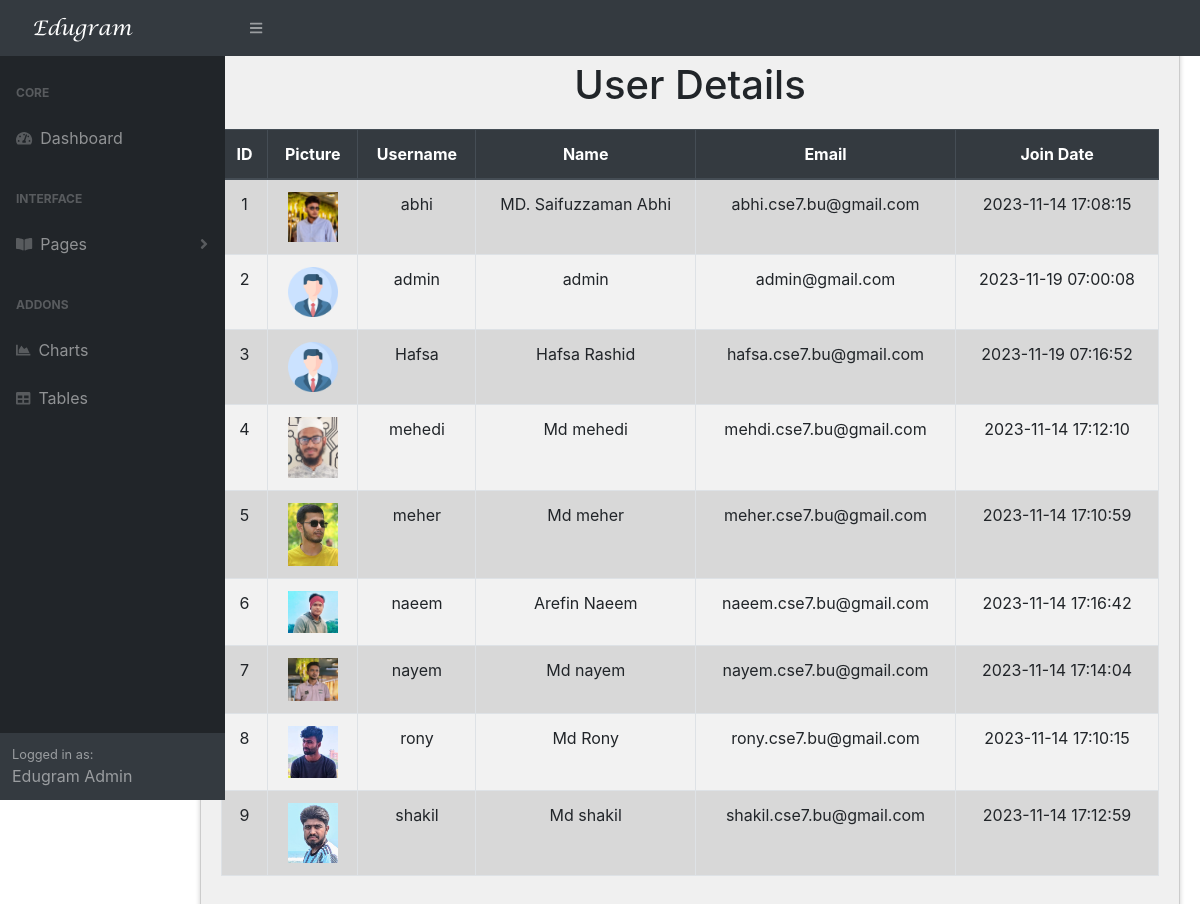
Page /page1.php on the committed database.
### tables this page shows
CREATE TABLE `users` (
  `id` int(11) NOT NULL,
  `username` varchar(255) NOT NULL,
  `password` varchar(255) NOT NULL,
  `name` varchar(255) NOT NULL,
  `email` varchar(255) NOT NULL,
  `role` varchar(100) NOT NULL DEFAULT 'user',
  `join_date` timestamp NOT NULL DEFAULT current_timestamp(),
  `image_path` varchar(100) NOT NULL DEFAULT 'profile.png'
);

### Dashboard/user_details.php (the view, shortened to what this page needs)
<?php
$servername = "localhost";
$username = "root";
$password = "";
$dbname = "project1";
$pic = "Edugram/profile.png";
$conn = new mysqli($servername, $username, $password, $dbname);
$sql = "SELECT id, image_path,username, name, email, join_date FROM users";
$result = $conn->query($sql);
$index = 0;
?>
<!DOCTYPE html>
<html>
<head>
    <link rel="stylesheet" href="https://maxcdn.bootstrapcdn.com/bootstrap/4.5.2/css/bootstrap.min.css">
</head>
<body>
    <section>
        <h1>User Details</h1>
        <table class="table table-striped table-bordered">
            <thead class="thead-dark">
                <tr>
                    <th>ID</th>
                    <th>Picture</th>
                    <th>Username</th>
                    <th>Name</th>
                    <th>Email</th>
                    <th>Join Date</th>
                </tr>
            </thead>
            <tbody>
                <?php while ($rows = $result->fetch_assoc()) {
                     if($rows['image_path'])$pic = $rows['image_path'];
                     $index++;
  ?>
                    <tr>
                        <td><?php echo $index; ?></td>
                         <td><img src="<?php echo $pic; ?>" alt="User Image" width="50"></td>
                        <td><?php echo $rows['username']; ?></td>
                        <td><?php echo $rows['name']; ?></td>
                        <td><?php echo $rows['email']; ?></td>
                        <td><?php echo $rows['join_date']; ?></td>
                    </tr>
                <?php } ?>
            </tbody>
        </table>
    </section>
</body>
</html>

### page1.php (shortened to what this page needs)
<!DOCTYPE html>
<html lang="en">
    <head>
        <link href="https://cdn.jsdelivr.net/npm/simple-datatables@latest/dist/style.css" rel="stylesheet" />
        <link href="css2.css" rel="stylesheet" />
    </head>
    <body class="sb-nav-fixed">
        <nav class="sb-topnav navbar navbar-expand navbar-dark bg-dark">
            <a class="navbar-brand ps-3" href="http://localhost/edugram/index.php">Edugram</a>
            <link type="text/css" rel="stylesheet" href="fonts/font.css">
            <button class="btn btn-link btn-sm order-1 order-lg-0 me-4 me-lg-0" id="sidebarToggle" href="#!"><i class="fas fa-bars"></i></button>
        </nav>
        <div id="layoutSidenav">
            <div id="layoutSidenav_nav">
                <nav class="sb-sidenav accordion sb-sidenav-dark" id="sidenavAccordion">
                    <div class="sb-sidenav-menu">
                        <div class="nav">
                            <div class="sb-sidenav-menu-heading">Core</div>
                            <a class="nav-link" href="Dashboard.php">
                                <div class="sb-nav-link-icon"><i class="fas fa-tachometer-alt"></i></div>
                                Dashboard
                            </a>
                            <div class="sb-sidenav-menu-heading">Interface</div>
                            <a class="nav-link collapsed" href="#" data-bs-toggle="collapse" data-bs-target="#collapsePages" aria-expanded="false" aria-controls="collapsePages">
                                <div class="sb-nav-link-icon"><i class="fas fa-book-open"></i></div>
                                Pages
                                <div class="sb-sidenav-collapse-arrow"><i class="fas fa-angle-down"></i></div>
                            </a>
                            <div class="sb-sidenav-menu-heading">Addons</div>
                            <a class="nav-link" href="#">
                                <div class="sb-nav-link-icon"><i class="fas fa-chart-area"></i></div>
                                Charts
                            </a>
                            <a class="nav-link" href="#">
                                <div class="sb-nav-link-icon"><i class="fas fa-table"></i></div>
                                Tables
                            </a>
                        </div>
                    </div>
                    <br><br><br><br><br><br><br><br><br><br><div class="sb-sidenav-footer">
                        <div class="small">Logged in as:</div>
                        Edugram Admin
                    </div>
                </nav>
            </div>
            <div class="custom-div">
    <?php include "Dashboard\user_details.php" ?>
</div>
    </body>
</html>

### page1.php (style rules this page uses)
.custom-div { background-color: #f0f0f0; width:100%; padding: 20px; border: 1px solid #ccc; border-radius: 5px; box-shadow: 0 0 5px rgba(0, 0, 0, 0.2); margin-left:180px; margin-top:20px; }

### Dashboard/user_details.php (style rules this page uses)
body { padding: 20px; }
h1 { text-align: center; }
table { width: 100%; margin: 20px 0; border-collapse: collapse; }
th, td { border: 1px solid #dee2e6; padding: 8px; text-align: center; }
th { background-color: #343a40; color: #ffffff; }
tr:nth-child(even) { background-color: #f2f2f2; }

### rows in the picture
users: image_path (picture), username "abhi", name "MD. Saifuzzaman Abhi", email "abhi.cse7.bu@gmail.com", join_date "2023-11-14 17:08:15"
users: image_path (placeholder picture), username "admin", name "admin", email "admin@gmail.com", join_date "2023-11-19 07:00:08"
users: image_path (placeholder picture), username "Hafsa", name "Hafsa Rashid", email "hafsa.cse7.bu@gmail.com", join_date "2023-11-19 07:16:52"
users: image_path (picture), username "mehedi", name "Md mehedi", email "mehdi.cse7.bu@gmail.com", join_date "2023-11-14 17:12:10"
users: image_path (picture), username "meher", name "Md meher", email "meher.cse7.bu@gmail.com", join_date "2023-11-14 17:10:59"
users: image_path (picture), username "naeem", name "Arefin Naeem", email "naeem.cse7.bu@gmail.com", join_date "2023-11-14 17:16:42"
users: image_path (picture), username "nayem", name "Md nayem", email "nayem.cse7.bu@gmail.com", join_date "2023-11-14 17:14:04"
users: image_path (picture), username "rony", name "Md Rony", email "rony.cse7.bu@gmail.com", join_date "2023-11-14 17:10:15"
users: image_path (picture), username "shakil", name "Md shakil", email "shakil.cse7.bu@gmail.com", join_date "2023-11-14 17:12:59"
